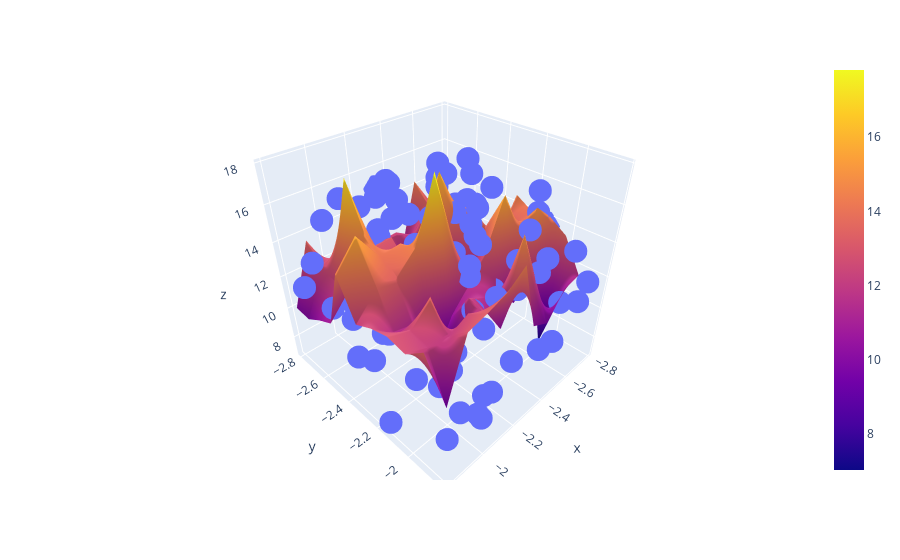

The notebook cell saved with this chart:
### Code cell
fig=px.scatter_3d(x=x.ravel(),y=y.ravel(),z=z.ravel())

fig.add_trace(go.Surface(x=x_input,y=y_input,z=z_final))
fig.show()
